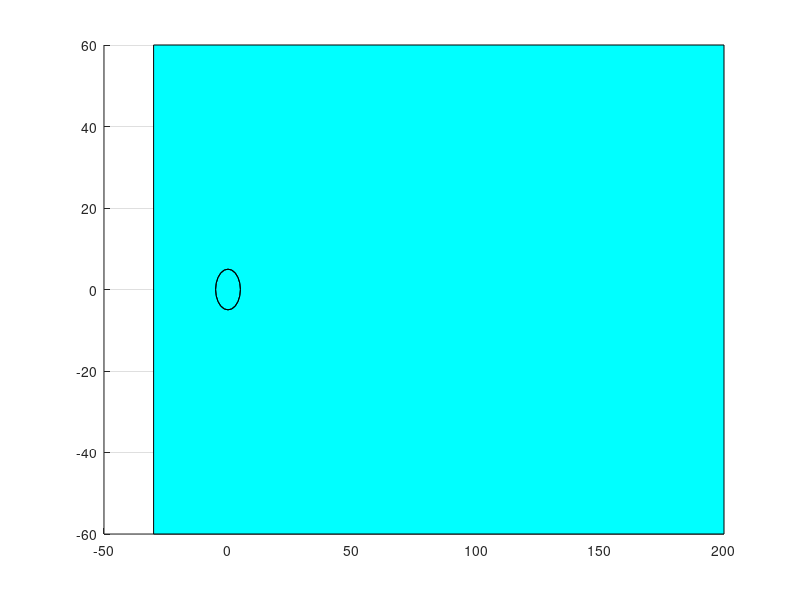

Here is the MATLAB script that generated this plot: (Note: this script raises an error after producing the figure.)
% | title: plot 3D off line trajectory       |
% | Author: Giovanni Licitra                 |
% | date: 03/05/2015                         |
% ============================================

clc; clear all; close all;

green = [0    0.4  0;
         0    0.6  0; 
         0    0.8  0;
         0    1    0;
         0.2  1    0.2;
         0.4  1    0.4;
         0.8  1    0.8];
red =   [0.4  0   0; 
         0.6  0   0;
         0.8  0   0;
         1    0     0;
         1    0.2   0.2;
         1    0.4   0.4;
         1    0.8   0.8];
grey = [0.125 0.125 0.125;
        0.25 0.25 0.25;
        0.325 0.325 0.325;
        0.5 0.5 0.5;
        0.625 0.625 0.625;
        0.75 0.75 0.75;
        0.825 0.825 0.825];
     
     
figure(1);hold on;                                % select area in figure
for k = 0:1:30
Xground=[-30,-30,200,200];
Yground=[60,-60,-60,60];
Zground=[-k,-k,-k,-k];
patch(Xground,Yground,Zground,'c');        % plot ground
end

grid on;
cylinder(5);                                   % plot winch

load('crosswind_opt_mechanical_5_wind');
t = crosswind_opt_mechanical_3_loops.r_n2b_n_x.time;
x = crosswind_opt_mechanical_3_loops.r_n2b_n_x.value;
y = -crosswind_opt_mechanical_3_loops.r_n2b_n_y.value;
z = -crosswind_opt_mechanical_3_loops.r_n2b_n_z.value;
r   = cleanStruct(crosswind_opt_mechanical_3_loops.r.value);
dr  = cleanStruct(crosswind_opt_mechanical_3_loops.dr.value);

for k = 2:1:length(t)
    if r(k)-r(k-1)>=0
             fig = plot3(x(k),y(k),z(k),'Marker','>','LineStyle','-','MarkerEdgeColor','k','MarkerFaceColor','g');
         else
             fig = plot3(x(k),y(k),z(k),'Marker','>','LineStyle','-','MarkerEdgeColor','k','MarkerFaceColor','r');          
    end    
    fig = line([0,x(k)],[0,y(k)],[0,z(k)],'LineWidth',0.25,'Color',grey(1,:),'LineStyle',':');
end

%% plot parte elicoidale
t = 3*pi:0.1:34*pi;
st = 70*sin(0.3*t);
ct = 70*cos(0.3*t);
fig = plot3(st,ct,t,'Marker','>','LineStyle','-','MarkerEdgeColor','b','MarkerFaceColor','g');
for k = 2:1:length(t)
    fig = line([0,st(k)],[0,ct(k)],[0,t(k)],'LineWidth',0.25,'Color','b','LineStyle',':');
end

%% plot intersection line-elicoidale
fig = line([x(end),st(end)],[y(end),ct(end)],[z(end),t(end)],'Color','b','LineWidth',3,'LineStyle','-')
fig = line([150,st(1)],[0,ct(1)],[0,t(1)],'Color','b','LineWidth',3,'LineStyle','-')


%axis([-50 450 -250 250 -50 450])
view(325,3);                                   % adjust view

